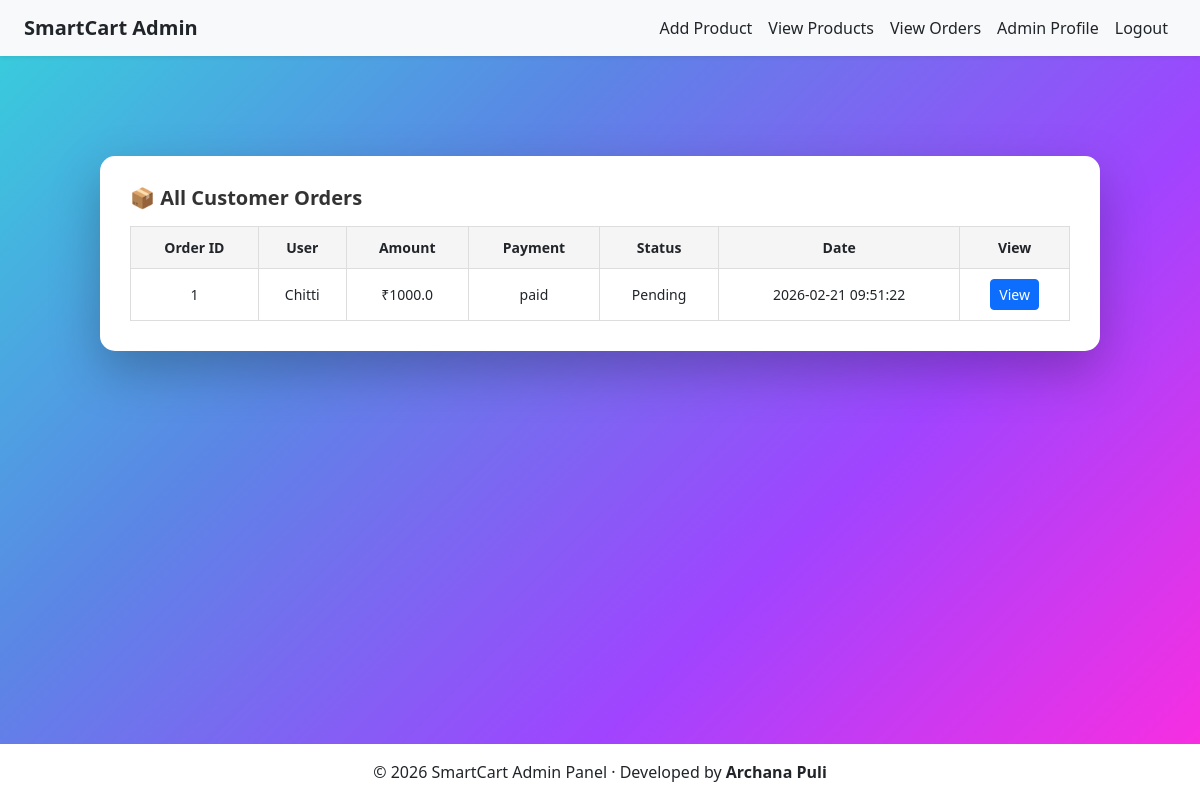
The app's page /admin/orders (signed in), older data.
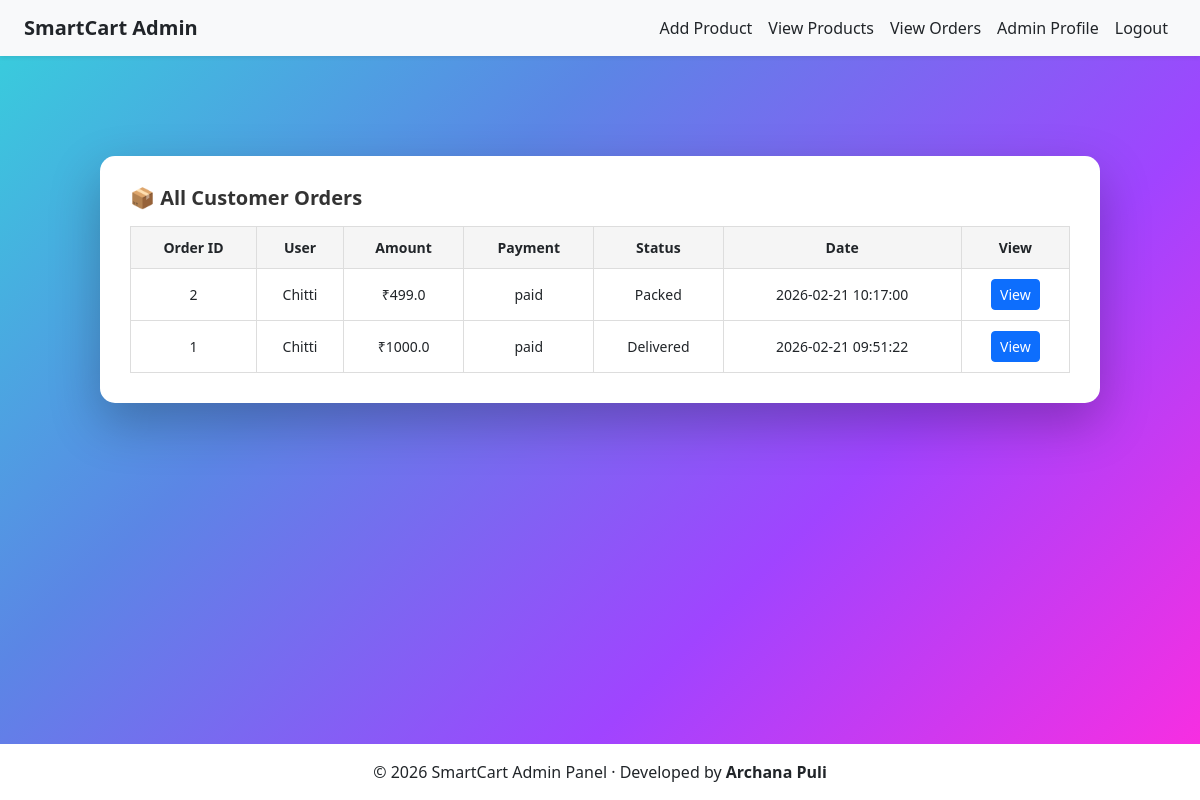
The same page, newer data.
### tables this page shows
CREATE TABLE orders (
    order_id INTEGER PRIMARY KEY AUTOINCREMENT,
    user_id INTEGER NOT NULL,
    razorpay_order_id TEXT,
    razorpay_payment_id TEXT,
    amount REAL,
    payment_status TEXT,
    created_at TIMESTAMP DEFAULT CURRENT_TIMESTAMP,
    order_status TEXT DEFAULT 'Pending',
    FOREIGN KEY(user_id) REFERENCES users(user_id)
);

CREATE TABLE users (
    user_id INTEGER PRIMARY KEY AUTOINCREMENT,
    name TEXT,
    email TEXT UNIQUE,
    first_name TEXT,
    last_name TEXT,
    username TEXT UNIQUE,
    password TEXT,
    profile_image TEXT
);

### app.py (the view)
@app.route('/admin/orders')
def admin_orders():
    if 'admin_id' not in session:
        flash("Please login as admin!", "danger")
        return redirect('/admin-login')
    conn = get_db_connection()
    conn.row_factory = sqlite3.Row
    cursor = conn.cursor()
    cursor.execute("""
        SELECT o.order_id, o.user_id, o.amount,
               o.payment_status, o.order_status, o.created_at,
               u.username AS username
        FROM "orders" o
        LEFT JOIN "users" u ON o.user_id = u.user_id
        ORDER BY o.created_at DESC
    """)
    orders = cursor.fetchall()
    cursor.close()
    conn.close()
    return render_template("admin/order_list.html", orders=orders)

### app.py (called while the page is built)
def get_db_connection():
    conn = sqlite3.connect('smartcart.db')
    conn.row_factory = sqlite3.Row  # allows dict-like access
    return conn

### templates/admin/order_list.html (shortened to what this page needs)
{% extends "admin/base.html" %}
{% block content %}
<div class="orders-admin-card">
    <h2 class="mb-3">📦 All Customer Orders</h2>
    <table class="orders-table">
        <tr>
            <th>Order ID</th>
            <th>User</th>
            <th>Amount</th>
            <th>Payment</th>
            <th>Status</th>
            <th>Date</th>
            <th>View</th>
        </tr>
        {% for order in orders %}
        <tr>
            <td>{{ order.order_id }}</td>
            <td>{{ order.username }}</td>
            <td>₹{{ order.amount }}</td>
            <td>{{ order.payment_status }}</td>
            <td>{{ order.order_status }}</td>
            <td>{{ order.created_at }}</td>
            <td>
                <a href="/admin/order/{{ order.order_id }}"
                   class="btn btn-sm btn-primary">
                    View
                </a>
            </td>
        </tr>
        {% endfor %}
    </table>
</div>
{% endblock %}

Row changes from the older to the newer data that the page shows:
added orders: order_id "2", username "Chitti", amount "499.0", payment_status "paid", order_status "Packed", created_at "2026-02-21 10:17:00"
changed orders id 1: order_status "Pending" → "Delivered"
